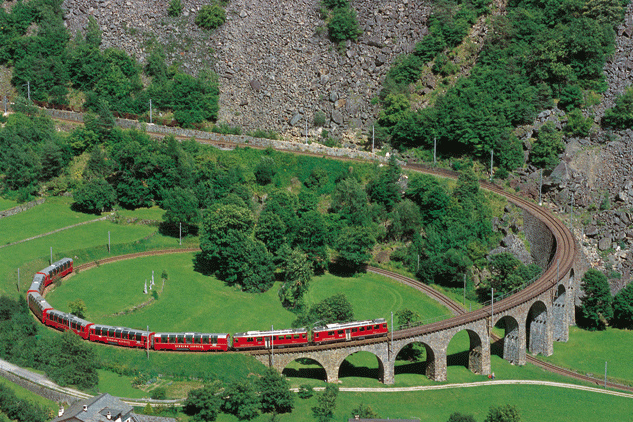
#> input picture python-intro/train.png, 633 x 422 px
$ python matplotlib.py
#> lines starting #> are read from the running program, lines starting #| are printed output that depends on the picture
import matplotlib
import numpy as np
import matplotlib.pyplot as plt


# Plot a linear function
# Note: range(upperlimit) function creates an array of integers in the interval [0, upperlimit)

x = np.array(range(10))
double_x = 2*x
plt.plot(x,double_x)
plt.show() # this line is necessary for the figure to appear as a window in the screen. If it is missing, the plot will be created, but not shown
#> figure, not shown here; curve peaks at x = 9, y = 18

def my_fun(x):
    return x

print(my_fun(x))

# Plot a hyperbolic function

x = np.arange(-10,10,0.2)
square_x = x**2
plt.plot(x,square_x)
plt.show()
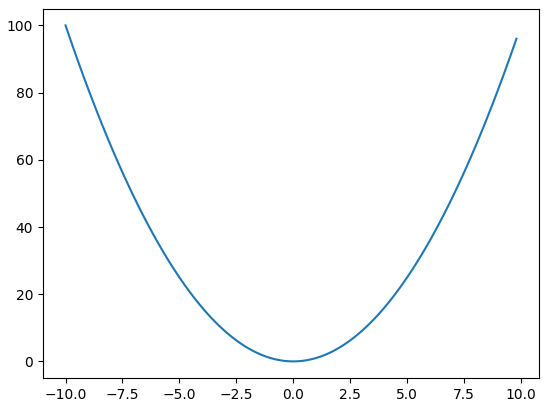
#> figure drawn by matplotlib, 1 panel; curve peaks at x = -10, y = 100


# Add axis labels, limits, title, legend

plt.plot(x,square_x, label = 'legend')
plt.xlim([-7.0, 7.0])
plt.ylim([-1, 30.0])
plt.xlabel('x axis label')
plt.ylabel('y axis label')
plt.title('Example curve')
plt.legend(loc = 'upper right')
plt.show()
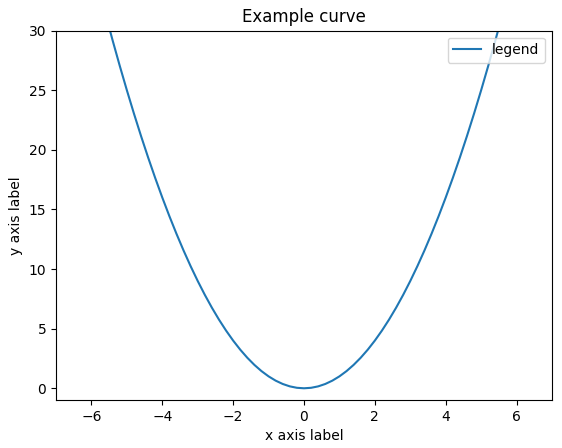
#> figure drawn by matplotlib, 1 panel; curve peaks at x = -10, y = 100
# Plot 2 curves on the same figure

x_cube = x ** 3
plt.plot(x,square_x, label = 'x^2')
plt.plot(x,x_cube, label = 'x^3')
plt.xlabel('x axis label')
plt.ylabel('y axis label')
plt.title('Example curve')
plt.legend(loc = 0) # loc=0 automatically decides which is the best location to place the legend
plt.show()
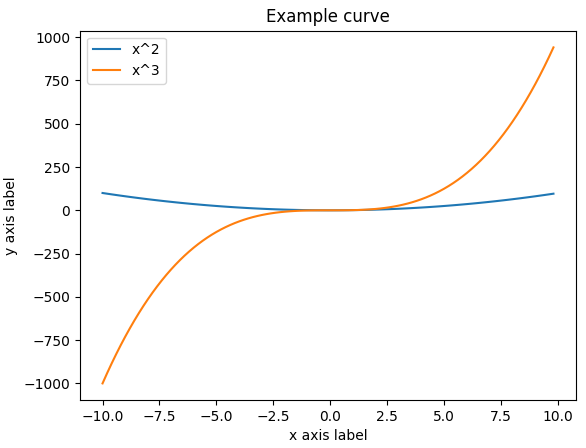
#> figure drawn by matplotlib, 1 panel; curve peaks at x = -10, y = 100; curve peaks at x = 9.8, y = 941.2


# Plot a scatter plot for 2 randomly generated arrays (note that the arrays should have the same size)

x = np.random.rand(200)
y = np.random.rand(200)
plt.scatter(x,y, c='#009999')
plt.show()
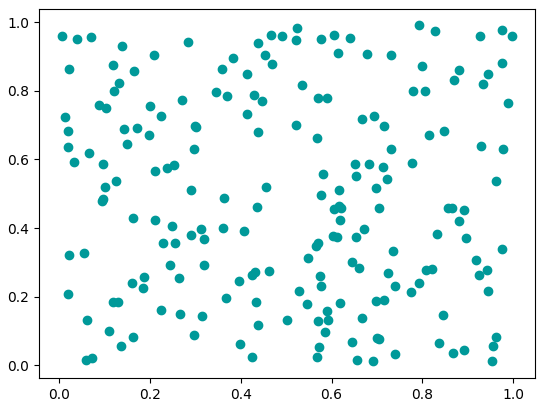
#> figure drawn by matplotlib, 1 panel


# # Load an image

loaded_image = plt.imread('train.png')
#> loaded_image is the input picture: shape (422, 633, 3) float32; mean R, G, B 0.332, 0.417, 0.289
type(loaded_image)
print('The loaded image is of type: ' + str(type(loaded_image)) + ', and of shape: ' + str(loaded_image.shape))
#| The loaded image is of type: <class 'numpy.ndarray'>, and of shape: (422, 633, 3)


# The image is loaded as a numpy array, of *image dimensions* x *color channels*. Each color pixel is represented by a float value, taking values from 0 to 1.

print(loaded_image.dtype)
#| float32
print('The image values are between ' + str(loaded_image.min()) + ' and ' + str(loaded_image.max()))
#| The image values are between 0.0 and 1.0
print('The image values are between ' + str(np.min(loaded_image)) + ' and ' + str(np.max(loaded_image)))
#| The image values are between 0.0 and 1.0


# Show the image

plt.imshow(loaded_image)
plt.show()


# Plot the 3 different color channels of the image in subplots

plt.subplot(1,3,1)
plt.imshow(loaded_image[:,:,0])
plt.axis('off') # this line removes the axis numbering
plt.title('Red')
plt.subplot(1,3,2)
plt.imshow(loaded_image[:,:,1])
plt.axis('off')
plt.title('Green')
plt.subplot(1,3,3)
plt.imshow(loaded_image[:,:,2])
plt.axis('off')
plt.title('Blue')
plt.show()
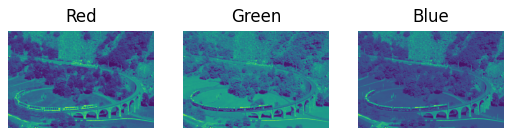
#> figure drawn by matplotlib, 3 panels


# Plot 1 channel with colorbar

plt.imshow(loaded_image[:,:,0])
plt.axis('off')
plt.title('Red')
plt.colorbar()
plt.show()
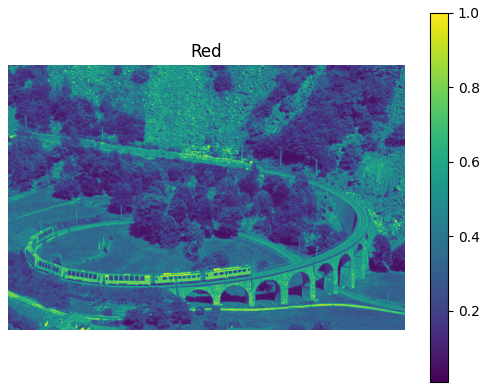
#> figure drawn by matplotlib, 2 panels


# Crop a part of the image

lower_left = loaded_image[200:, :200, :]
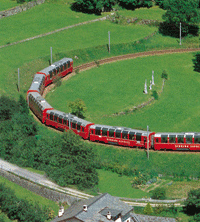
#> lower_left: shape (222, 200, 3) float32; mean R, G, B 0.366, 0.477, 0.293
lower_left.shape


# Show the cropped part

plt.imshow(lower_left)
plt.show()

$ run again, with python-intro/stopturnsigns.jpg saved as python-intro/train.png
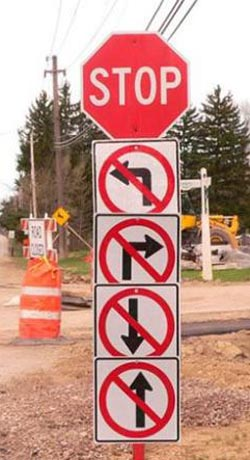
#> input picture python-intro/stopturnsigns.jpg, 250 x 460 px
#> loaded_image is the input picture: shape (460, 250, 3) float32; mean R, G, B 0.762, 0.574, 0.533
#| The loaded image is of type: <class 'numpy.ndarray'>, and of shape: (460, 250, 3)
#| float32
#| The image values are between 0.0 and 1.0
#| The image values are between 0.0 and 1.0
#> `plt.show()`:
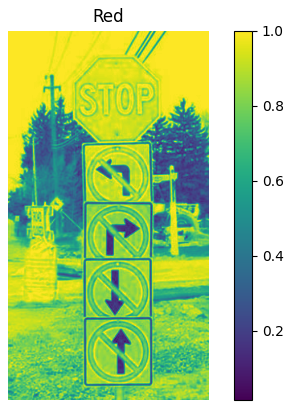
#> figure drawn by matplotlib, 2 panels
#> `lower_left = loaded_image[200:, :200, :]`:
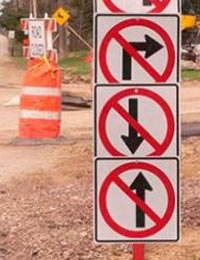
#> lower_left: shape (260, 200, 3) float32; mean R, G, B 0.744, 0.519, 0.467
